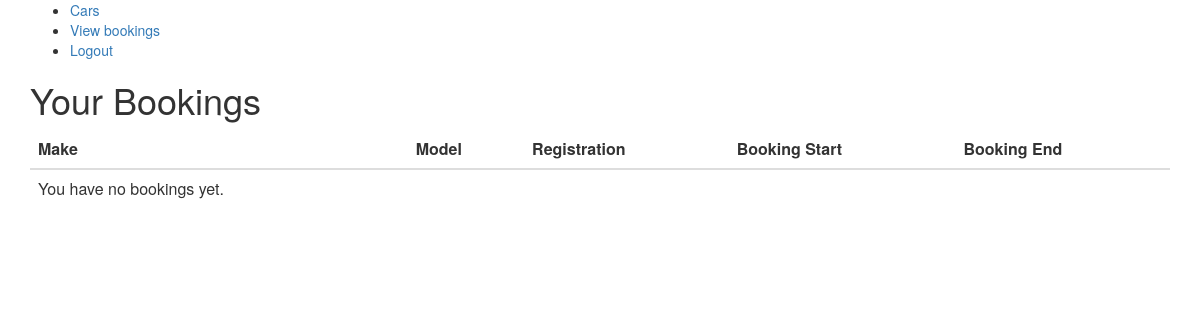
/bookings/ (signed in), run on an earlier commit of the app's database.
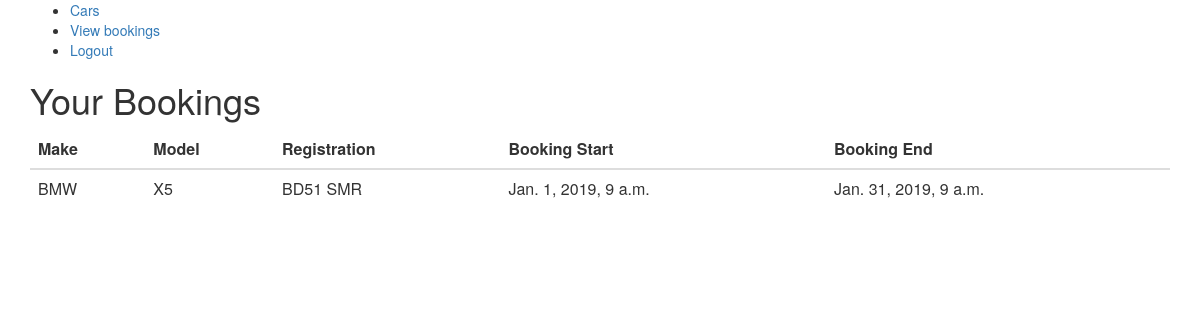
And on a later commit of the database.
### core/models.py (models this page shows, shortened)
class Booking(models.Model):
    start_time = models.DateTimeField()
    end_time = models.DateTimeField()
    car = models.ForeignKey(Car, on_delete=models.SET_NULL, null=True, related_name="car_bookings")
    driver = models.ForeignKey(User, on_delete=models.CASCADE, related_name="driver_bookings")

class Car(models.Model):
    reg_number = models.CharField(max_length=15, blank=True, null=True)
    vin = models.CharField(max_length=17, blank=True, null=True)
    make = models.CharField(max_length=50, blank=True, null=True)
    car_model = models.CharField(max_length=100, blank=True, null=True)
    is_available = models.BooleanField(default=True)

### core/views.py (the view)
# urls.py: url(r'^bookings/$', views.UserBookingList.as_view()),
@method_decorator(login_required, name='dispatch')
class UserBookingList(ListView):
    model = Booking
    template_name = "user_booking_list.html"
    def queryset(self):
        return Booking.objects.filter(driver=self.request.user)

### core/templates/user_booking_list.html (shortened to what this page needs)
{% extends 'base.html' %}
{% block content %}
    <h1>Your Bookings</h1>
    <table class="table">
        <thead>
            <tr>
                <th>Make</th>
                <th>Model</th>
                <th>Registration</th>
                <th>Booking Start</th>
                <th>Booking End</th>
            </tr>
        </thead>
        <tbody>
            {% for booking in object_list %}
                <tr>
                    <td>{{booking.car.make}}</td>
                    <td>{{booking.car.car_model}}</td>
                    <td>{{booking.car.reg_number}}</td>
                    <td>{{booking.start_time}}</td>
                    <td>{{booking.end_time}}</td>
                </tr></li>
            {% empty %}
                <tr>
                    <td>You have no bookings yet.</td>
                </tr>
            {% endfor %}
        </tbody>
    </table>
{% endblock %}

### core/templates/base.html (shortened to what this page needs)
<html>
    <head>
        <link rel="stylesheet" href="https://maxcdn.bootstrapcdn.com/bootstrap/3.3.7/css/bootstrap.min.css">
    </head>
    <body>
        <div class="container">
            <div>
                <ul>
                    <li><a href="/cars/">Cars</a></li>
                    {% if user.is_authenticated %}
                        <li><a href="/bookings/">View bookings</a></li>
                        <li><a href="/logout/">Logout</a></li>
                    {% else %}
                        <li><a href="/login/">Login</a></li>
                    {% endif %}
                </ul>
            </div>
            <div>
                {% block content %}{% endblock %}
            </div>
        </div>
    </body>
</html>

What changed in the data, as far as the page shows it:
added Booking: car.make "BMW", car.car_model "X5", car.reg_number "BD51 SMR", start_time "Jan. 1, 2019, 9 a.m.", end_time "Jan. 31, 2019, 9 a.m."
Also different on the page:
text no longer shown: "You have no bookings yet."
